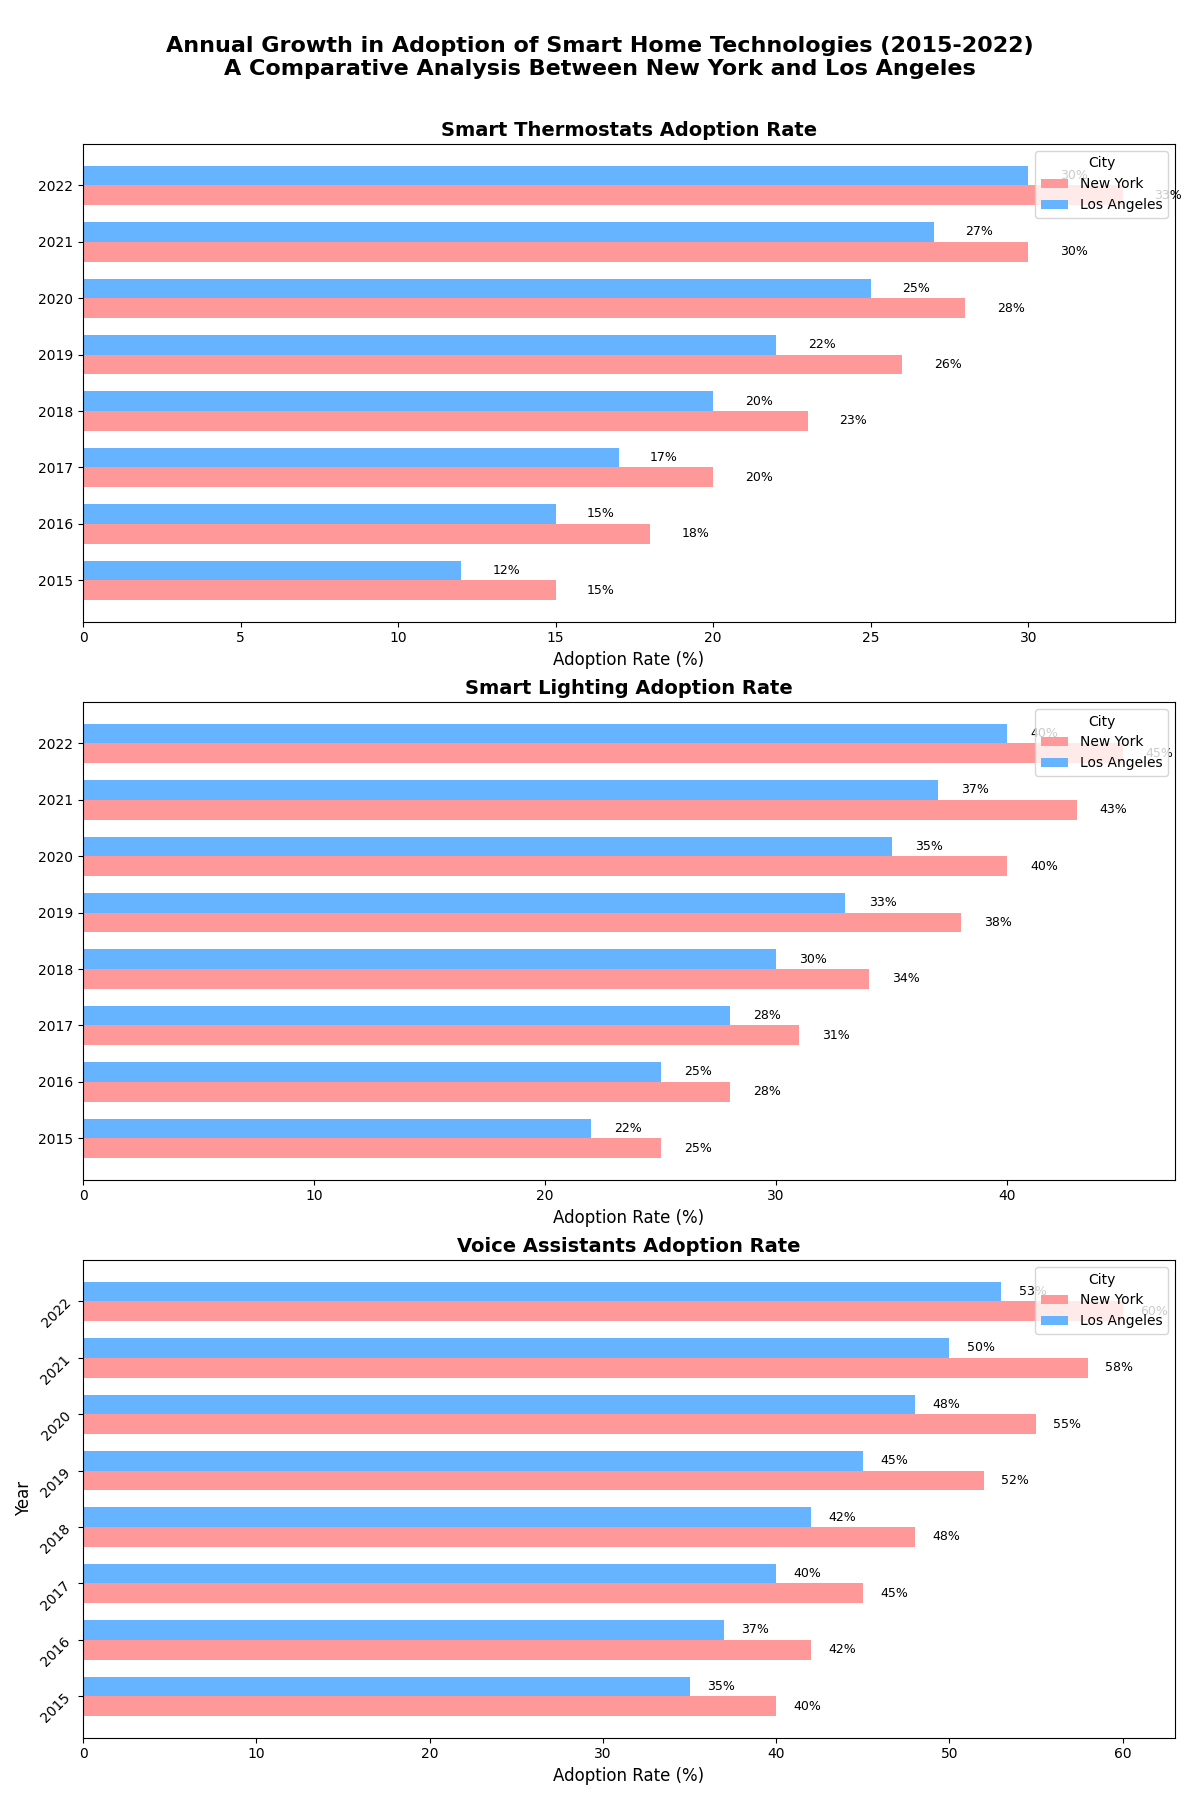

Reproduce this figure in Python.
import matplotlib.pyplot as plt
import numpy as np

# Values for the years and cities
years = np.arange(2015, 2023)
cities = ['New York', 'Los Angeles']

# Data for the adoption rates of smart home technologies
voice_assistants = np.array([
    [40, 42, 45, 48, 52, 55, 58, 60],  # New York
    [35, 37, 40, 42, 45, 48, 50, 53]   # Los Angeles
])

smart_lighting = np.array([
    [25, 28, 31, 34, 38, 40, 43, 45],  # New York
    [22, 25, 28, 30, 33, 35, 37, 40]   # Los Angeles
])

smart_thermostats = np.array([
    [15, 18, 20, 23, 26, 28, 30, 33],  # New York
    [12, 15, 17, 20, 22, 25, 27, 30]   # Los Angeles
])

# Set up the figure and axes
fig, axs = plt.subplots(3, 1, figsize=(12, 18), sharey=True)

# Define the bar height
bar_height = 0.35
position = np.arange(len(years))

# Colors for cities
colors = ['#ff9999','#66b3ff']

# Titles for subplots
titles = ['Smart Thermostats Adoption Rate', 'Smart Lighting Adoption Rate', 'Voice Assistants Adoption Rate']

# Plotting data
for i, data in enumerate([smart_thermostats, smart_lighting, voice_assistants]):
    city1 = axs[i].barh(position - bar_height/2, data[0], bar_height, label=cities[0], color=colors[0])
    city2 = axs[i].barh(position + bar_height/2, data[1], bar_height, label=cities[1], color=colors[1])
    
    # Adding data labels
    for bar in city1 + city2:
        xval = bar.get_width()
        axs[i].text(xval + 1, bar.get_y() + bar.get_height()/2.0, f"{xval}%", va='center', fontsize=9)

    axs[i].set_title(titles[i], fontsize=14, fontweight='bold')
    axs[i].set_xlabel('Adoption Rate (%)', fontsize=12)
    axs[i].legend(title='City', fontsize=10, loc='upper right')

# Set the y-axis on the last subplot
axs[-1].set_yticks(position)
axs[-1].set_yticklabels(years, rotation=45)
axs[-1].set_ylabel('Year', fontsize=12)

# Enhance layout and visual clarity
plt.tight_layout()

# Set the main title for the entire figure
fig.suptitle('Annual Growth in Adoption of Smart Home Technologies (2015-2022)\nA Comparative Analysis Between New York and Los Angeles',
             fontsize=16, fontweight='bold')
fig.subplots_adjust(top=0.92)

# Show the plot
plt.show()
